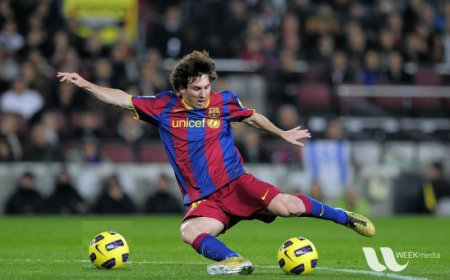
#> input picture messi.png, 450 x 280 px
$ python '19. TemplateMatchmaking.py'
#> lines starting #> are read from the running program, lines starting #| are printed output that depends on the picture
import cv2 as cv
import numpy as np
from matplotlib import pyplot as plt

img = cv.imread('messi.png', cv.IMREAD_GRAYSCALE)
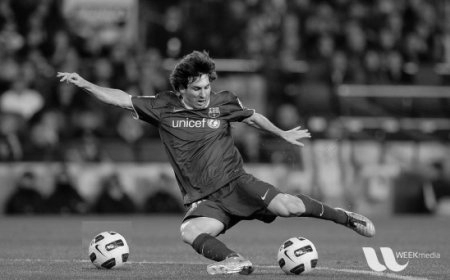
#> img: shape (280, 450); min 0, max 248, mean 82.7
assert img is not None, "file could not be read, check with os.path.exists()"
img2 = img.copy()
template = cv.imread('template.png', cv.IMREAD_GRAYSCALE)
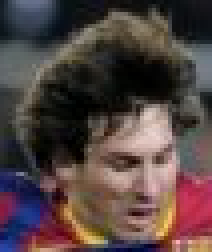
#> input picture template.png, 53 x 63 px (shown 4 times larger)
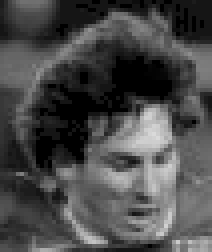
#> template: shape (63, 53) (shown 4 times larger); min 0, max 218, mean 73.7
assert template is not None, "file could not be read, check with os.path.exists()"
w, h = template.shape[::-1]
#> w = 53; h = 63

# All the 6 methods for comparison in a list
methods = ['TM_CCOEFF', 'TM_CCOEFF_NORMED', 'TM_CCORR',
            'TM_CCORR_NORMED', 'TM_SQDIFF', 'TM_SQDIFF_NORMED']

for meth in methods:
    img = img2.copy()
    method = getattr(cv, meth)

    # Apply template Matching
    res = cv.matchTemplate(img,template,method)
    min_val, max_val, min_loc, max_loc = cv.minMaxLoc(res)

    # If the method is TM_SQDIFF or TM_SQDIFF_NORMED, take minimum
    if method in [cv.TM_SQDIFF, cv.TM_SQDIFF_NORMED]:
        top_left = min_loc
    else:
        top_left = max_loc
    bottom_right = (top_left[0] + w, top_left[1] + h)

    cv.rectangle(img,top_left, bottom_right, 255, 2)

    plt.subplot(121),plt.imshow(res,cmap = 'gray')
    plt.title('Matching Result'), plt.xticks([]), plt.yticks([])
    plt.subplot(122),plt.imshow(img,cmap = 'gray')
    plt.title('Detected Point'), plt.xticks([]), plt.yticks([])
    plt.suptitle(meth)

    plt.show()
#> this loop made 6 passes
#> (min_val, max_val, min_loc, top_left, bottom_right) on passes 1 to 4: (-4225269.5, 7821256, (372, 147), (166, 48), (219, 111)), (-0.549, 0.994, (373, 145), (166, 48), (219, 111)), (8112528.5, 37069256, (182, 0), (350, 216), (403, 279)), (0.557, 0.998, (25, 151), (166, 48), (219, 111))
#> (min_val, max_val, max_loc, top_left, bottom_right) on passes 5 to 6: (115228, 28560564, (365, 217), (166, 48), (219, 111)), (0.00452, 1, (5, 0), (166, 48), (219, 111))
#> pass 1, `res = cv.matchTemplate(img,template,method)`:
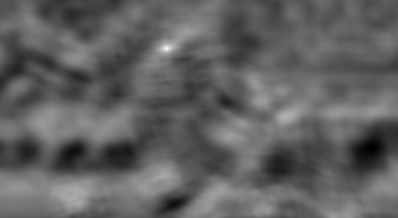
#> res: shape (218, 398) float32; min -4225269.5, max 7821256, mean 366388; drawn with min black and max white
#> pass 1, `plt.show()`:
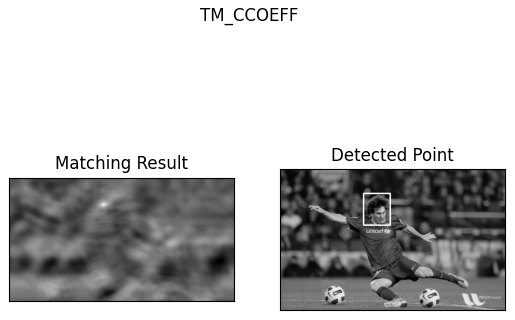
#> figure drawn by matplotlib, 2 panels
#> pass 3, `res = cv.matchTemplate(img,template,method)`:
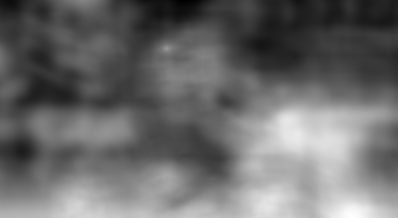
#> res: shape (218, 398) float32; min 8112528.5, max 37069256, mean 20297324; drawn with min black and max white
#> after the loop:
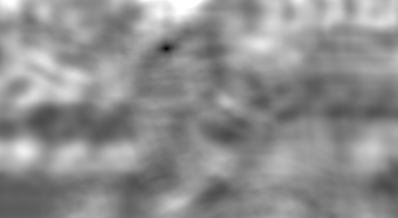
#> res: shape (218, 398) float32; min 0.00452, max 1, mean 0.562
